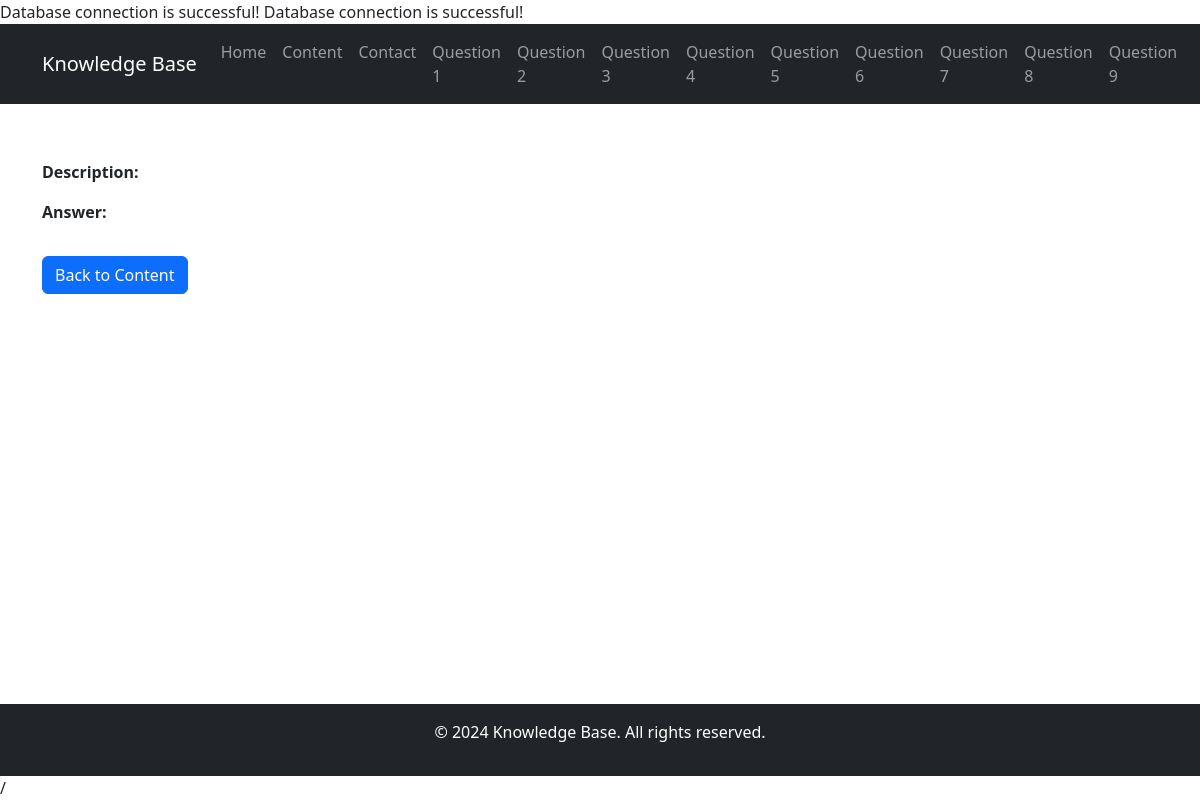
The page /question.php?id=1 on the database its author committed.
### tables this page shows
CREATE TABLE `questions` (
  `id` int(11) NOT NULL,
  `question` text NOT NULL,
  `description` text DEFAULT NULL,
  `answer` text NOT NULL
);

### question.php (the view, shortened to what this page needs)
<?php
include 'includes/db_connect.php';
?>
<!DOCTYPE html>
<html lang="en">
<head>
    <link rel="stylesheet" href="css/style.css">
    <link rel="stylesheet" href="https://cdn.jsdelivr.net/npm/bootstrap@5.3.0-alpha1/dist/css/bootstrap.min.css">
</head>
<body>
    <?php include 'includes/header.php'; ?>
    <main class="container my-5">
        <p><strong>Description:</strong> <?php echo htmlspecialchars($row['description']); ?></p>
        <p><strong>Answer:</strong> <?php echo htmlspecialchars($row['answer']); ?></p>
        <a href="content.php" class="btn btn-primary mt-3">Back to Content</a>
    </main>
    <?php include 'includes/footer.php'; ?>
</body>
</html>/

### includes/header.php (shortened to what this page needs)
<?php include 'db_connect.php'; ?>
<header>
    <nav class="navbar navbar-expand-lg navbar-dark bg-dark">
        <div class="container">
            <a class="navbar-brand" href="index.php">Knowledge Base</a>
            <div class="collapse navbar-collapse" id="navbarNav">
                <ul class="navbar-nav ms-auto">
                    <li class="nav-item"><a class="nav-link" href="index.php">Home</a></li>
                    <li class="nav-item"><a class="nav-link" href="content.php">Content</a></li>
                    <li class="nav-item"><a class="nav-link" href="contact.php">Contact</a></li>
                    <?php
                    $sql = "SELECT id FROM questions ORDER BY id ASC";
                    $result = $conn->query($sql);
                    if ($result && $result->num_rows > 0):
                        while ($row = $result->fetch_assoc()):
                    ?>
                        <li class="nav-item">
                            <a class="nav-link" href="question.php?id=<?php echo $row['id']; ?>">
                                Question <?php echo htmlspecialchars($row['id']); ?>
                            </a>
                        </li>
                    <?php
                        endwhile;
                    endif;
                    ?>
                </ul>
            </div>
        </div>
    </nav>
</header>

### css/style.css (style rules this page uses)
html, body { height: 100%; margin: 0; display: flex; flex-direction: column; }
main { flex: 1; }

### rows shown on the page
questions: id "1"
questions: id "2"
questions: id "3"
questions: id "4"
questions: id "5"
questions: id "6"
questions: id "7"
questions: id "8"
questions: id "9"
